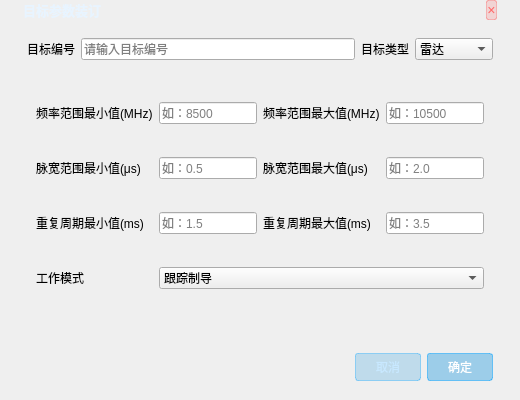
<?xml version="1.0" encoding="UTF-8"?>
<ui version="4.0">
 <class>TargetParamDialog</class>
 <widget class="QDialog" name="TargetParamDialog">
  <property name="geometry">
   <rect>
    <x>0</x>
    <y>0</y>
    <width>520</width>
    <height>400</height>
   </rect>
  </property>
  <property name="windowTitle">
   <string>目标参数装订</string>
  </property>
  <layout class="QVBoxLayout" name="verticalLayout_5">
   <property name="topMargin">
    <number>0</number>
   </property>
   <item>
    <widget class="QWidget" name="titleWidget" native="true">
     <property name="maximumSize">
      <size>
       <width>16777215</width>
       <height>40</height>
      </size>
     </property>
     <layout class="QHBoxLayout" name="horizontalLayout_9">
      <property name="leftMargin">
       <number>12</number>
      </property>
      <property name="topMargin">
       <number>0</number>
      </property>
      <property name="rightMargin">
       <number>12</number>
      </property>
      <property name="bottomMargin">
       <number>0</number>
      </property>
      <item>
       <widget class="QLabel" name="titleLabel">
        <property name="styleSheet">
         <string notr="true">color: #e8f4ff;
font-weight: 500;
font-size: 13px;</string>
        </property>
        <property name="text">
         <string>目标参数装订</string>
        </property>
       </widget>
      </item>
      <item>
       <spacer name="titleSpacer">
        <property name="orientation">
         <enum>Qt::Horizontal</enum>
        </property>
        <property name="sizeType">
         <enum>QSizePolicy::Expanding</enum>
        </property>
        <property name="sizeHint" stdset="0">
         <size>
          <width>40</width>
          <height>20</height>
         </size>
        </property>
       </spacer>
      </item>
      <item>
       <widget class="QPushButton" name="closeButton">
        <property name="maximumSize">
         <size>
          <width>30</width>
          <height>30</height>
         </size>
        </property>
        <property name="styleSheet">
         <string notr="true">background: rgba(255,60,60,0.15);
border: 1px solid rgba(255,60,60,0.3);
border-radius: 2px;
color: #ff6666;
font-size: 14px;</string>
        </property>
        <property name="text">
         <string>×</string>
        </property>
       </widget>
      </item>
     </layout>
    </widget>
   </item>
   <item>
    <widget class="QWidget" name="contentWidget" native="true">
     <layout class="QVBoxLayout" name="verticalLayout_6">
      <property name="leftMargin">
       <number>16</number>
      </property>
      <property name="topMargin">
       <number>12</number>
      </property>
      <property name="rightMargin">
       <number>16</number>
      </property>
      <property name="bottomMargin">
       <number>12</number>
      </property>
      <item>
       <layout class="QGridLayout" name="gridLayout">
        <item row="0" column="0">
         <widget class="QLabel" name="targetIdLabel">
          <property name="text">
           <string>目标编号</string>
          </property>
         </widget>
        </item>
        <item row="0" column="1">
         <widget class="QLineEdit" name="targetIdEdit">
          <property name="placeholderText">
           <string>请输入目标编号</string>
          </property>
         </widget>
        </item>
        <item row="0" column="2">
         <widget class="QLabel" name="targetTypeLabel">
          <property name="text">
           <string>目标类型</string>
          </property>
         </widget>
        </item>
        <item row="0" column="3">
         <widget class="QComboBox" name="targetTypeComboBox">
          <item>
           <property name="text">
            <string>雷达</string>
           </property>
          </item>
          <item>
           <property name="text">
            <string>电台</string>
           </property>
          </item>
          <item>
           <property name="text">
            <string>通信对抗</string>
           </property>
          </item>
          <item>
           <property name="text">
            <string>雷达对抗</string>
           </property>
          </item>
         </widget>
        </item>
       </layout>
      </item>
      <item>
       <widget class="QStackedWidget" name="paramStackedWidget">
        <property name="currentIndex">
         <number>0</number>
        </property>
        <widget class="QWidget" name="radarPage">
         <layout class="QGridLayout" name="radarLayout">
          <item row="0" column="0">
           <widget class="QLabel" name="freqMinLabel">
            <property name="text">
             <string>频率范围最小值(MHz)</string>
            </property>
           </widget>
          </item>
          <item row="0" column="1">
           <widget class="QLineEdit" name="radarFreqMinEdit">
            <property name="placeholderText">
             <string>如：8500</string>
            </property>
           </widget>
          </item>
          <item row="0" column="2">
           <widget class="QLabel" name="freqMaxLabel">
            <property name="text">
             <string>频率范围最大值(MHz)</string>
            </property>
           </widget>
          </item>
          <item row="0" column="3">
           <widget class="QLineEdit" name="radarFreqMaxEdit">
            <property name="placeholderText">
             <string>如：10500</string>
            </property>
           </widget>
          </item>
          <item row="1" column="0">
           <widget class="QLabel" name="pulseWidthMinLabel">
            <property name="text">
             <string>脉宽范围最小值(μs)</string>
            </property>
           </widget>
          </item>
          <item row="1" column="1">
           <widget class="QLineEdit" name="radarPulseWidthMinEdit">
            <property name="placeholderText">
             <string>如：0.5</string>
            </property>
           </widget>
          </item>
          <item row="1" column="2">
           <widget class="QLabel" name="pulseWidthMaxLabel">
            <property name="text">
             <string>脉宽范围最大值(μs)</string>
            </property>
           </widget>
          </item>
          <item row="1" column="3">
           <widget class="QLineEdit" name="radarPulseWidthMaxEdit">
            <property name="placeholderText">
             <string>如：2.0</string>
            </property>
           </widget>
          </item>
          <item row="2" column="0">
           <widget class="QLabel" name="repPeriodMinLabel">
            <property name="text">
             <string>重复周期最小值(ms)</string>
            </property>
           </widget>
          </item>
          <item row="2" column="1">
           <widget class="QLineEdit" name="radarRepPeriodMinEdit">
            <property name="placeholderText">
             <string>如：1.5</string>
            </property>
           </widget>
          </item>
          <item row="2" column="2">
           <widget class="QLabel" name="repPeriodMaxLabel">
            <property name="text">
             <string>重复周期最大值(ms)</string>
            </property>
           </widget>
          </item>
          <item row="2" column="3">
           <widget class="QLineEdit" name="radarRepPeriodMaxEdit">
            <property name="placeholderText">
             <string>如：3.5</string>
            </property>
           </widget>
          </item>
          <item row="3" column="0">
           <widget class="QLabel" name="workingModeLabel">
            <property name="text">
             <string>工作模式</string>
            </property>
           </widget>
          </item>
          <item row="3" column="1" colspan="3">
           <widget class="QComboBox" name="radarWorkingModeComboBox">
            <item>
             <property name="text">
              <string>跟踪制导</string>
             </property>
            </item>
            <item>
             <property name="text">
              <string>预警搜索</string>
             </property>
            </item>
            <item>
             <property name="text">
              <string>火控制导</string>
             </property>
            </item>
            <item>
             <property name="text">
              <string>边扫描边跟踪</string>
             </property>
            </item>
           </widget>
          </item>
         </layout>
        </widget>
        <widget class="QWidget" name="radioPage">
         <layout class="QGridLayout" name="radioLayout">
          <item row="0" column="0">
           <widget class="QLabel" name="radioFreqMinLabel">
            <property name="text">
             <string>频率范围最小值(MHz)</string>
            </property>
           </widget>
          </item>
          <item row="0" column="1">
           <widget class="QLineEdit" name="radioFreqMinEdit">
            <property name="placeholderText">
             <string>如：25</string>
            </property>
           </widget>
          </item>
          <item row="0" column="2">
           <widget class="QLabel" name="radioFreqMaxLabel">
            <property name="text">
             <string>频率范围最大值(MHz)</string>
            </property>
           </widget>
          </item>
          <item row="0" column="3">
           <widget class="QLineEdit" name="radioFreqMaxEdit">
            <property name="placeholderText">
             <string>如：35</string>
            </property>
           </widget>
          </item>
          <item row="1" column="0">
           <widget class="QLabel" name="modulationModeLabel">
            <property name="text">
             <string>调制方式</string>
            </property>
           </widget>
          </item>
          <item row="1" column="1">
           <widget class="QComboBox" name="radioModulationModeComboBox">
            <item>
             <property name="text">
              <string>AM</string>
             </property>
            </item>
            <item>
             <property name="text">
              <string>SSB</string>
             </property>
            </item>
            <item>
             <property name="text">
              <string>FM</string>
             </property>
            </item>
           </widget>
          </item>
          <item row="1" column="2">
           <widget class="QLabel" name="signalBandwidthLabel">
            <property name="text">
             <string>信号带宽(kHz)</string>
            </property>
           </widget>
          </item>
          <item row="1" column="3">
           <widget class="QLineEdit" name="radioSignalBandwidthEdit">
            <property name="placeholderText">
             <string>如：3~12</string>
            </property>
           </widget>
          </item>
          <item row="2" column="0">
           <widget class="QLabel" name="transmitPowerLabel">
            <property name="text">
             <string>发射功率(kW)</string>
            </property>
           </widget>
          </item>
          <item row="2" column="1" colspan="3">
           <widget class="QLineEdit" name="radioTransmitPowerEdit">
            <property name="placeholderText">
             <string>如：50</string>
            </property>
           </widget>
          </item>
         </layout>
        </widget>
        <widget class="QWidget" name="commPage">
         <layout class="QGridLayout" name="commLayout">
          <item row="0" column="0">
           <widget class="QLabel" name="commFreqLabel">
            <property name="text">
             <string>干扰频率(MHz)</string>
            </property>
           </widget>
          </item>
          <item row="0" column="1">
           <widget class="QLineEdit" name="commFreqEdit">
            <property name="placeholderText">
             <string>如：500</string>
            </property>
           </widget>
          </item>
          <item row="0" column="2">
           <widget class="QLabel" name="commModeLabel">
            <property name="text">
             <string>干扰样式</string>
            </property>
           </widget>
          </item>
          <item row="0" column="3">
           <widget class="QComboBox" name="commModeComboBox">
            <item>
             <property name="text">
              <string>压制干扰</string>
             </property>
            </item>
            <item>
             <property name="text">
              <string>欺骗干扰</string>
             </property>
            </item>
            <item>
             <property name="text">
              <string>噪声干扰</string>
             </property>
            </item>
           </widget>
          </item>
          <item row="1" column="0">
           <widget class="QLabel" name="commPowerLabel">
            <property name="text">
             <string>干扰功率(kW)</string>
            </property>
           </widget>
          </item>
          <item row="1" column="1">
           <widget class="QLineEdit" name="commPowerEdit">
            <property name="placeholderText">
             <string>如：60</string>
            </property>
           </widget>
          </item>
          <item row="1" column="2">
           <widget class="QLabel" name="commCoverageLabel">
            <property name="text">
             <string>覆盖范围(km)</string>
            </property>
           </widget>
          </item>
          <item row="1" column="3">
           <widget class="QLineEdit" name="commCoverageEdit">
            <property name="placeholderText">
             <string>如：50</string>
            </property>
           </widget>
          </item>
         </layout>
        </widget>
        <widget class="QWidget" name="rcmPage">
         <layout class="QGridLayout" name="rcmLayout">
          <item row="0" column="0">
           <widget class="QLabel" name="rcmFreqLabel">
            <property name="text">
             <string>干扰频率(GHz)</string>
            </property>
           </widget>
          </item>
          <item row="0" column="1">
           <widget class="QLineEdit" name="rcmFreqEdit">
            <property name="placeholderText">
             <string>如：10</string>
            </property>
           </widget>
          </item>
          <item row="0" column="2">
           <widget class="QLabel" name="rcmModeLabel">
            <property name="text">
             <string>干扰样式</string>
            </property>
           </widget>
          </item>
          <item row="0" column="3">
           <widget class="QComboBox" name="rcmModeComboBox">
            <item>
             <property name="text">
              <string>压制干扰</string>
             </property>
            </item>
            <item>
             <property name="text">
              <string>欺骗干扰</string>
             </property>
            </item>
            <item>
             <property name="text">
              <string>噪声干扰</string>
             </property>
            </item>
           </widget>
          </item>
          <item row="1" column="0">
           <widget class="QLabel" name="rcmPowerLabel">
            <property name="text">
             <string>干扰功率(kW)</string>
            </property>
           </widget>
          </item>
          <item row="1" column="1">
           <widget class="QLineEdit" name="rcmPowerEdit">
            <property name="placeholderText">
             <string>如：60</string>
            </property>
           </widget>
          </item>
          <item row="1" column="2">
           <widget class="QLabel" name="rcmCoverageLabel">
            <property name="text">
             <string>覆盖范围(km)</string>
            </property>
           </widget>
          </item>
          <item row="1" column="3">
           <widget class="QLineEdit" name="rcmCoverageEdit">
            <property name="placeholderText">
             <string>如：50</string>
            </property>
           </widget>
          </item>
         </layout>
        </widget>
       </widget>
      </item>
     </layout>
    </widget>
   </item>
   <item>
    <widget class="QWidget" name="buttonWidget" native="true">
     <property name="maximumSize">
      <size>
       <width>16777215</width>
       <height>50</height>
      </size>
     </property>
     <layout class="QHBoxLayout" name="horizontalLayout_10">
      <property name="leftMargin">
       <number>16</number>
      </property>
      <property name="topMargin">
       <number>8</number>
      </property>
      <property name="rightMargin">
       <number>16</number>
      </property>
      <property name="bottomMargin">
       <number>8</number>
      </property>
      <item>
       <spacer name="buttonSpacer">
        <property name="orientation">
         <enum>Qt::Horizontal</enum>
        </property>
        <property name="sizeType">
         <enum>QSizePolicy::Expanding</enum>
        </property>
        <property name="sizeHint" stdset="0">
         <size>
          <width>40</width>
          <height>20</height>
         </size>
        </property>
       </spacer>
      </item>
      <item>
       <widget class="QPushButton" name="cancelButton">
        <property name="styleSheet">
         <string notr="true">background: rgba(0,140,220,0.2);
border: 1px solid rgba(0,160,255,0.35);
border-radius: 3px;
color: #c8e8ff;
padding: 4px 20px;
font-size: 12px;</string>
        </property>
        <property name="text">
         <string>取消</string>
        </property>
       </widget>
      </item>
      <item>
       <widget class="QPushButton" name="okButton">
        <property name="styleSheet">
         <string notr="true">background: rgba(0,140,220,0.35);
border: 1px solid rgba(0,160,255,0.5);
border-radius: 3px;
color: #ffffff;
padding: 4px 20px;
font-size: 12px;</string>
        </property>
        <property name="text">
         <string>确定</string>
        </property>
       </widget>
      </item>
     </layout>
    </widget>
   </item>
  </layout>
 </widget>
 <resources/>
 <connections/>
</ui>
